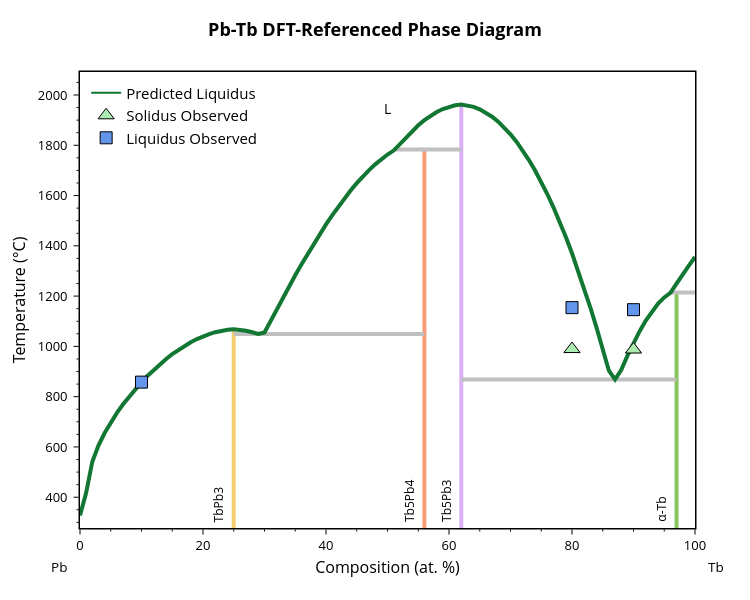

Notebook code for this chart:
### Markdown cell above
## 3 - Refine liquid parameters using measured constraints

Use measured liquidus information to adjust the non-ideal mixing parameters.

### Code cell
import numpy as np
from gliquid.binary import _x_vals

def optimize_predicted_params(bl: BinaryLiquid, known_points: list, predicted_params: list) -> tuple:

    hull_points = np.array([[p['comp'], p['enthalpy']] for p in bl.phases if 'comp' in p])
    bl.eqs['h_hull_interp'] = np.interp(_x_vals[1:-1], hull_points[:, 0], hull_points[:, 1])
    bl.comp_range_fit_lim = 0
    bl.init_error = False
    bl.max_liq_temp = max(bl.component_data.values(), key=lambda x: x[1])[1]
    bl.min_liq_temp = min(bl.component_data.values(), key=lambda x: x[1])[1]
    bl.digitized_liq = [[p[0], p[1]] for p in known_points]

    mae, _, _, _ = bl.calculate_deviation_metrics(ignored_ranges=False, allow_sparse_data=True)
    print(f"Known points (Kelvin): {known_points}")
    print(f"Liquidus MAE from known points: {int(mae)}K")

    print(f"Original predicted parameters: {predicted_params}")
   
    bl.fit_parameters(verbose=True, max_iter=128, check_phase_mismatch=False, allow_sparse_data=True,
                      disable_inv_constrs=True, check_lupis_elliott=True)
    
    print(f"Adjusted parameters: {bl.get_params()}")
    return bl.get_params()


# Add a small amount of solid solubility for α-Tb (matching similar assessed systems)
aTb_allotrope = {'name': 'α-Tb', 'comp': 0.97, 'enthalpy': -0.059*96485, 'points': []}
if not any(phase['name'] == 'α-Tb' for phase in bl.phases):
    bl.phases.insert(4, aTb_allotrope)
else:
    bl.phases[4] = aTb_allotrope
bl.phases[1]['enthalpy'] = -0.336*96485

print("Solid phase energies (eV/atom):")
for p in bl.phases:
    if 'enthalpy' in p:
        print(p['name'], round(p['enthalpy']/96485, 3))
print("-" * 30)

# Reformat measured liquidus points to [at. fraction, Kelvin]
measured_liq_points = [[p[0]/100.0, p[1]+273.15] for p in liquidus_points]

adj_params = optimize_predicted_params(bl, measured_liq_points, pred_params)
blp = BLPlotter(bl)
fig = blp.get_plot('pred')
add_experimental_traces(fig)
fig.show()

### Figure 1 — Plotly figure (JSON) as saved in the notebook; plotly's stock layout.template omitted (floating-point values rounded to 4 significant figures)
{"data": [{"hovertemplate": "label=TbPb3<br>x=%{x}<br>t=%{y}<extra></extra>", "legendgroup": "TbPb3", "line": {"color": "rgb(246, 207, 113)", "dash": "solid", "width": 4}, "marker": {"symbol": "circle"}, "mode": "lines", "name": "TbPb3", "orientation": "v", "showlegend": false, "type": "scatter", "x": [25, 25, 25, 25, 25, 25, 25, 25, 25, 25, 25, 25, 25, 25, 25, 25, 25, 25, 25, 25, 25, 25, 25, 25, 25, 25, 25, 25, 25, 25, 25, 25], "xaxis": "x", "y": [327.5, 417.4, 541.3, 605.6, 830.5, 735.4, 1066.0, 907.2, 969.1, 697.8, 655.5, 883.3, 857.8, 801.2, 769.6, 1056.0, 1062.0, 1017.0, 1029.0, 1049.0, 1040.0, 950.0, 929.4, 1002.0, 986.5, 1056.0, 1049.0, 1068.0, 1068.0, 1062.0, 1066.0, -273.1], "yaxis": "y"}, {"hovertemplate": "label=Tb5Pb4<br>x=%{x}<br>t=%{y}<extra></extra>", "legendgroup": "Tb5Pb4", "line": {"color": "rgb(248, 156, 116)", "dash": "solid", "width": 4}, "marker": {"symbol": "circle"}, "mode": "lines", "name": "Tb5Pb4", "orientation": "v", "showlegend": false, "type": "scatter", "x": [56.0, 56.0, 56.0, 56.0, 56.0, 56.0, 56.0, 56.0, 56.0, 56.0, 56.0, 56.0, 56.0, 56.0, 56.0, 56.0, 56.0, 56.0, 56.0, 56.0, 56.0, 56.0, 56.0, 56.0, 56.0], "xaxis": "x", "y": [1783.0, 1779.0, 1763.0, 1745.0, 1701.0, 1724.0, 1589.0, 1620.0, 1676.0, 1649.0, 1326.0, 1408.0, 1368.0, 1556.0, 1521.0, 1447.0, 1485.0, 1102.0, 1239.0, 1283.0, 1194.0, 1149.0, 1049.0, 1056.0, -273.1], "yaxis": "y"}, {"hovertemplate": "label=Tb5Pb3<br>x=%{x}<br>t=%{y}<extra></extra>", "legendgroup": "Tb5Pb3", "line": {"color": "rgb(220, 176, 242)", "dash": "solid", "width": 4}, "marker": {"symbol": "circle"}, "mode": "lines", "name": "Tb5Pb3", "orientation": "v", "showlegend": false, "type": "scatter", "x": [62, 62, 62, 62, 62, 62, 62, 62, 62, 62, 62, 62, 62, 62, 62, 62, 62, 62, 62, 62, 62, 62, 62, 62, 62, 62, 62, 62, 62, 62, 62, 62, 62, 62, 62, 62, 62, 62, 62], "xaxis": "x", "y": [868.4, 1917.0, 1959.0, 1605.0, 1741.0, 1844.0, 1435.0, 1302.0, 1370.0, 903.1, 990.3, 1074.0, 1804.0, 1783.0, 1857.0, 1832.0, 1880.0, 1900.0, 1962.0, 1962.0, 1932.0, 1944.0, 1959.0, 1953.0, 1700.0, 1654.0, 1813.0, 1779.0, 1953.0, 1943.0, 1914.0, 1930.0, 1894.0, 1871.0, 1552.0, 1495.0, 1230.0, 1154.0, -273.1], "yaxis": "y"}, {"hovertemplate": "label=α-Tb<br>x=%{x}<br>t=%{y}<extra></extra>", "legendgroup": "α-Tb", "line": {"color": "rgb(135, 197, 95)", "dash": "solid", "width": 4}, "marker": {"symbol": "circle"}, "mode": "lines", "name": "α-Tb", "orientation": "v", "showlegend": false, "type": "scatter", "x": [97, 97, 97, 97, 97, 97, 97, 97, 97, 97, 97, 97], "xaxis": "x", "y": [868.4, 1214.0, 1213.0, 905.9, 962.0, 1061.0, 1014.0, 1195.0, 1170.0, 1103.0, 1139.0, -273.1], "yaxis": "y"}, {"hovertemplate": "x=%{x}<br>y=%{y}<extra></extra>", "legendgroup": "", "line": {"color": "Silver", "dash": "solid", "width": 4}, "marker": {"symbol": "circle"}, "mode": "lines", "name": "", "orientation": "v", "showlegend": false, "type": "scatter", "x": [62, 87, 97], "xaxis": "x", "y": [868.4, 868.4, 868.4], "yaxis": "y"}, {"hovertemplate": "x=%{x}<br>y=%{y}<extra></extra>", "legendgroup": "", "line": {"color": "Silver", "dash": "solid", "width": 4}, "marker": {"symbol": "circle"}, "mode": "lines", "name": "", "orientation": "v", "showlegend": false, "type": "scatter", "x": [25, 29.0, 56.0], "xaxis": "x", "y": [1049.0, 1049.0, 1049.0], "yaxis": "y"}, {"hovertemplate": "x=%{x}<br>y=%{y}<extra></extra>", "legendgroup": "", "line": {"color": "Silver", "dash": "solid", "width": 4}, "marker": {"symbol": "circle"}, "mode": "lines", "name": "", "orientation": "v", "showlegend": false, "type": "scatter", "x": [96, 97, 100], "xaxis": "x", "y": [1214.0, 1214.0, 1214.0], "yaxis": "y"}, {"hovertemplate": "x=%{x}<br>y=%{y}<extra></extra>", "legendgroup": "", "line": {"color": "Silver", "dash": "solid", "width": 4}, "marker": {"symbol": "circle"}, "mode": "lines", "name": "", "orientation": "v", "showlegend": false, "type": "scatter", "x": [51, 56.0, 62], "xaxis": "x", "y": [1783.0, 1783.0, 1783.0], "yaxis": "y"}, {"hovertemplate": "label=L<br>x=%{x}<br>t=%{y}<extra></extra>", "legendgroup": "L", "line": {"color": "#117733", "dash": "solid", "width": 4}, "marker": {"symbol": "circle"}, "mode": "lines", "name": "L", "orientation": "v", "showlegend": false, "type": "scatter", "x": [0, 1, 2, 3, 4, 5, 6, 7.0, 8, 9, 10, 11, 12, 13, 14.0, 15, 16, 17, 18, 19, 20, 21, 22, 23, 24, 25, 26, 27, 28.0, 29.0, 30, 31, 32, 33, 34, 35, 36, 37, 38, 39, 40, 41, 42, 43, 44, 45, 46, 47, 48, 49, 50, 51, 52, 53, 54, 55.0, 56.0, 57.0, 58.0, 59, 60, 61, 62, 63, 64, 65, 66, 67, 68, 69, 70, 71, 72, 73, 74, 75, 76, 77, 78, 79, 80, 81, 82, 83, 84, 85, 86, 87, 88, 89, 90, 91, 92, 93, 94, 95, 96, 97, 98, 99, 100], "xaxis": "x", "y": [327.5, 417.4, 541.3, 605.6, 655.5, 697.8, 735.4, 769.6, 801.2, 830.5, 857.8, 883.3, 907.2, 929.4, 950.0, 969.1, 986.5, 1002.0, 1017.0, 1029.0, 1040.0, 1049.0, 1056.0, 1062.0, 1066.0, 1068.0, 1066.0, 1062.0, 1056.0, 1049.0, 1056.0, 1102.0, 1149.0, 1194.0, 1239.0, 1283.0, 1326.0, 1368.0, 1408.0, 1447.0, 1485.0, 1521.0, 1556.0, 1589.0, 1620.0, 1649.0, 1676.0, 1701.0, 1724.0, 1745.0, 1763.0, 1779.0, 1804.0, 1832.0, 1857.0, 1880.0, 1900.0, 1917.0, 1932.0, 1944.0, 1953.0, 1959.0, 1962.0, 1959.0, 1953.0, 1943.0, 1930.0, 1914.0, 1894.0, 1871.0, 1844.0, 1813.0, 1779.0, 1741.0, 1700.0, 1654.0, 1605.0, 1552.0, 1495.0, 1435.0, 1370.0, 1302.0, 1230.0, 1154.0, 1074.0, 990.3, 903.1, 868.4, 905.9, 962.0, 1014.0, 1061.0, 1103.0, 1139.0, 1170.0, 1195.0, 1213.0, 1250.0, 1288.0, 1321.0, 1356.0], "yaxis": "y"}, {"marker": {"color": "#117733"}, "mode": "lines", "name": "Predicted Liquidus", "showlegend": true, "type": "scatter", "x": [null], "y": [null]}, {"marker": {"color": "#ADEBB3", "line": {"color": "black", "width": 1}, "size": 14, "symbol": "triangle-up"}, "mode": "markers", "name": "Solidus Observed", "type": "scatter", "x": [80, 90], "y": [989.4, 987.5]}, {"marker": {"color": "cornflowerblue", "line": {"color": "black", "width": 1}, "size": 12, "symbol": "square"}, "mode": "markers", "name": "Liquidus Observed", "type": "scatter", "x": [10, 80, 90], "y": [857.8, 1154.0, 1146]}], "layout": {"annotations": [{"borderpad": 5, "font": {"color": "black", "size": 12}, "showarrow": false, "text": "TbPb3", "textangle": -90, "x": 22.5, "y": 277.6, "yanchor": "bottom"}, {"borderpad": 5, "font": {"color": "black", "size": 12}, "showarrow": false, "text": "Tb5Pb4", "textangle": -90, "x": 53.5, "y": 277.6, "yanchor": "bottom"}, {"borderpad": 5, "font": {"color": "black", "size": 12}, "showarrow": false, "text": "Tb5Pb3", "textangle": -90, "x": 59.5, "y": 277.6, "yanchor": "bottom"}, {"borderpad": 5, "font": {"color": "black", "size": 12}, "showarrow": false, "text": "α-Tb", "textangle": -90, "x": 94.5, "y": 277.6, "yanchor": "bottom"}, {"font": {"color": "black", "size": 14}, "showarrow": false, "text": "L", "x": 50, "y": 1946.0}, {"font": {"color": "black", "size": 13.5}, "showarrow": false, "text": "Pb", "x": -0.05, "xanchor": "left", "xref": "paper", "y": -0.086, "yanchor": "middle", "yref": "paper"}, {"font": {"color": "black", "size": 13.5}, "showarrow": false, "text": "Tb", "x": 1.05, "xanchor": "right", "xref": "paper", "y": -0.086, "yanchor": "middle", "yref": "paper"}], "font": {"color": "black", "size": 13}, "height": 600, "legend": {"font": {"size": 15}, "x": 0.01, "xanchor": "left", "y": 0.99, "yanchor": "top"}, "margin": {"b": 72, "r": 55, "t": 72}, "plot_bgcolor": "white", "showlegend": true, "title": {"font": {"color": "black", "size": 18}, "text": "<b>Pb-Tb DFT-Referenced Phase Diagram</b>", "x": 0.5, "xanchor": "center", "yanchor": "bottom"}, "width": 750, "xaxis": {"linecolor": "black", "linewidth": 1.5, "minor": {"nticks": 5, "tickcolor": "black", "ticklen": 2, "ticks": "outside", "tickwidth": 1}, "mirror": true, "range": [0, 100], "showline": true, "tickcolor": "black", "tickformat": ".0f", "ticklen": 5, "ticks": "outside", "tickwidth": 1, "title": {"font": {"size": 16}, "standoff": 8, "text": "Composition (at. %)"}}, "yaxis": {"linecolor": "black", "linewidth": 1.5, "minor": {"nticks": 5, "tickcolor": "black", "ticklen": 2, "ticks": "outside", "tickwidth": 1}, "mirror": true, "range": [277.6, 2091.0], "showline": true, "tickcolor": "black", "ticklen": 5, "ticks": "outside", "ticksuffix": " ", "tickwidth": 1, "title": {"font": {"size": 16}, "standoff": 8, "text": "Temperature (°C)"}}}}
